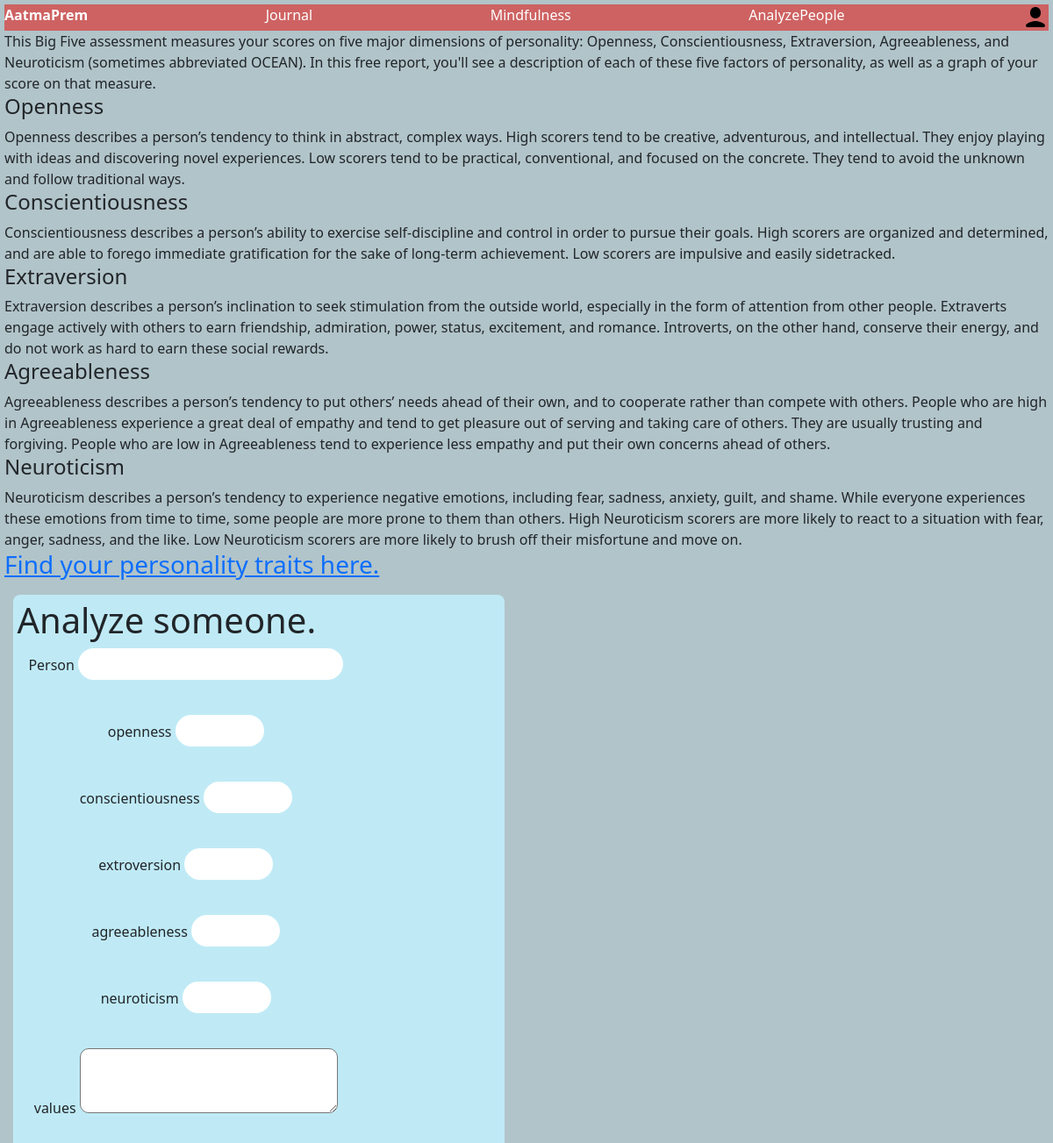
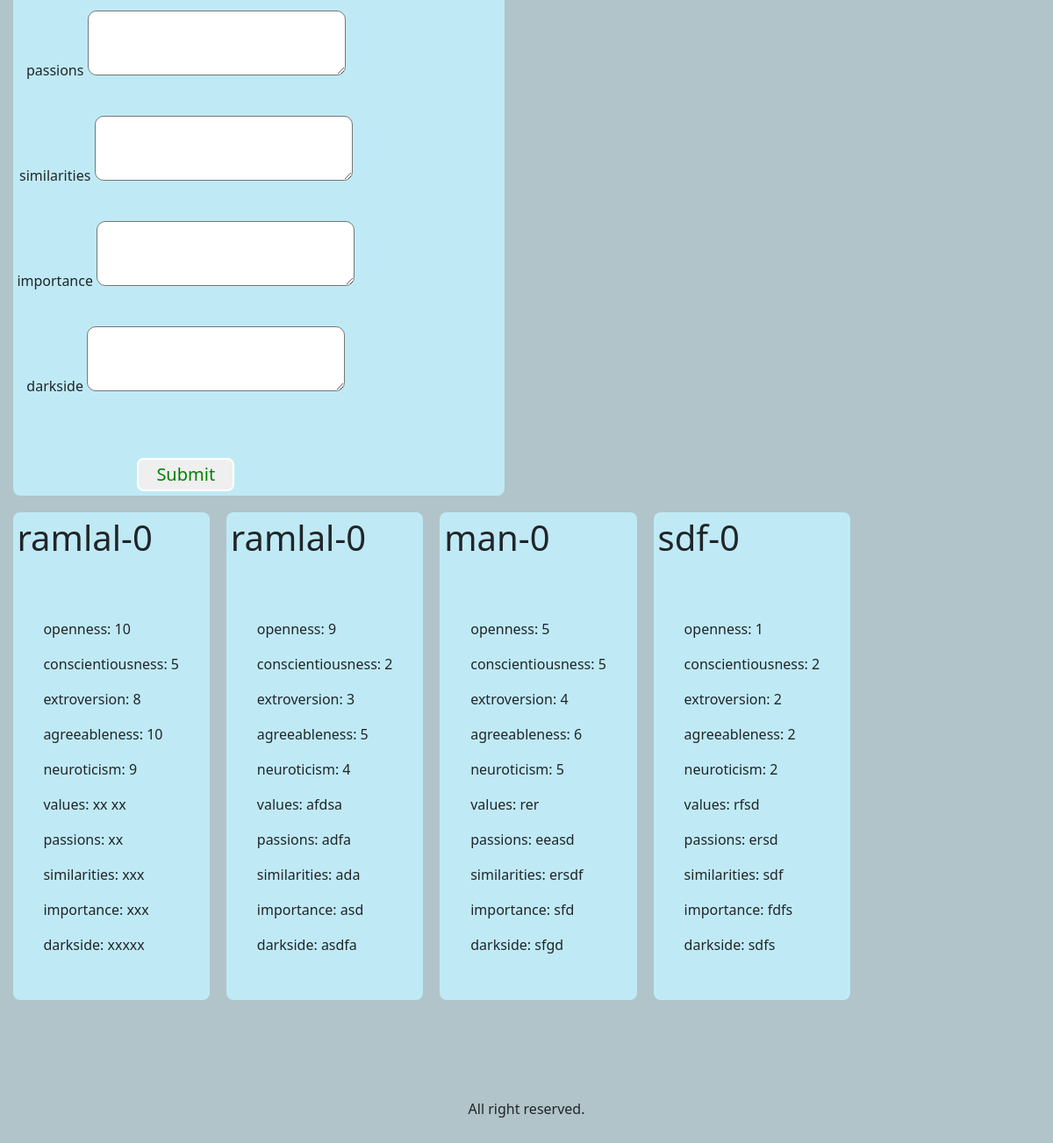
The page /analyzingPeople (signed in) on the database its author committed (2 pictures, top to bottom).
### deepdive/models.py (models this page shows, shortened)
class AnalyzingPeople(models.Model):
    user = models.ForeignKey(User,on_delete=models.CASCADE)
    person = models.CharField(max_length=32)
    openness =models.IntegerField(default=0)
    conscientiousness =models.IntegerField(default=0)
    extroversion =models.IntegerField(default=0)
    agreeableness =models.IntegerField(default=0)
    neuroticism =models.IntegerField(default=0)
    values = models.CharField(max_length=256)
    passions = models.CharField(max_length=256)
    similarities = models.CharField(max_length=256)
    importance = models.CharField(max_length=256)
    darkside = models.CharField(max_length=256)
    score = models.IntegerField(default=0)

### deepdive/views.py (the view)
# urls.py: path('analyzingPeople',views.analyzingPeople,name='analyzingPeople'),
@login_required
def analyzingPeople(request):
    people = AnalyzingPeople.objects.filter(user=request.user).all().order_by('-score')
    return render(request,"deepdive/analyzingPeople.html",{
        "people":people,
    })

### deepdive/templates/deepdive/analyzingPeople.html (shortened to what this page needs)
{% extends 'deepdive/layout.html' %}
{% load static %}
{% block body %}
<div id="info_about_traits">
This Big Five assessment measures your scores on five major dimensions of personality: Openness, Conscientiousness, Extraversion, Agreeableness, and Neuroticism (sometimes abbreviated OCEAN). In this free report, you'll see a description of each of these five factors of personality, as well as a graph of your score on that measure.
<h4>Openness</h4>
Openness describes a person’s tendency to think in abstract, complex ways. High scorers tend to be creative, adventurous, and intellectual. They enjoy playing with ideas and discovering novel experiences. Low scorers tend to be practical, conventional, and focused on the concrete. They tend to avoid the unknown and follow traditional ways.
<h4>Conscientiousness</h4>
Conscientiousness describes a person’s ability to exercise self-discipline and control in order to pursue their goals. High scorers are organized and determined, and are able to forego immediate gratification for the sake of long-term achievement. Low scorers are impulsive and easily sidetracked.
<h4>Extraversion</h4>
Extraversion describes a person’s inclination to seek stimulation from the outside world, especially in the form of attention from other people. Extraverts engage actively with others to earn friendship, admiration, power, status, excitement, and romance. Introverts, on the other hand, conserve their energy, and do not work as hard to earn these social rewards.
<h4>Agreeableness</h4>
Agreeableness describes a person’s tendency to put others’ needs ahead of their own, and to cooperate rather than compete with others. People who are high in Agreeableness experience a great deal of empathy and tend to get pleasure out of serving and taking care of others. They are usually trusting and forgiving. People who are low in Agreeableness tend to experience less empathy and put their own concerns ahead of others.
<h4>Neuroticism</h4>
Neuroticism describes a person’s tendency to experience negative emotions, including fear, sadness, anxiety, guilt, and shame. While everyone experiences these emotions from time to time, some people are more prone to them than others. High Neuroticism scorers are more likely to react to a situation with fear, anger, sadness, and the like. Low Neuroticism scorers are more likely to brush off their misfortune and move on.
<h3><a href="https://www.truity.com/test/big-five-personality-test" target="_blank">Find your personality traits here.</a></h3>
</div>
<div class="box">
    <div class="textBox postForm">
        <h1>Analyze someone.</h1>
        <form action="{% url 'add_analysis' %}" method="post">
            <p>Person <input type="text" name="person" required ></p><br>
            <p>openness <input type="number" min="0" max="10" name="openness" required></p><br>
            <p>conscientiousness <input type="number" min="0" max="10" name="conscientiousness" required></p><br>
            <p>extroversion <input type="number" min="0" max="10" name="extroversion" required></p><br>
            <p>agreeableness <input type="number" min="0" max="10" name="agreeableness" required></p><br>
            <p>neuroticism <input type="number" min="0" max="10" name="neuroticism" required></p><br>
            <p>values <textarea name="values" cols="30" rows="3" required maxlength="256"></textarea></p><br>
            <p>passions <textarea name="passions" cols="30" rows="3" required maxlength="256"></textarea></p><br>
            <p>similarities <textarea name="similarities" cols="30" rows="3" required maxlength="256"></textarea></p><br>
            <p>importance <textarea name="importance" cols="30" rows="3" required maxlength="256"></textarea></p><br>
            <p>darkside <textarea name="darkside" cols="30" rows="3" required maxlength="256"></textarea></p><br>
            <input type="submit" class="button">
        </form>
    </div>
    <div class="posts">
        {% for person in people %}
        <div class="textBox">
            <h1>{{person.person}}-{{person.score}}</h1>
            <div class="box2">
                <p>openness: {{person.openness}}</p>
                <p>conscientiousness: {{person.conscientiousness}}</p>
                <p>extroversion: {{person.extroversion}}</p>
                <p>agreeableness: {{person.agreeableness}}</p>
                <p>neuroticism: {{person.neuroticism}}</p>
                <p>values: {{person.values}}</p>
                <p>passions: {{person.passions}}</p>
                <p>similarities: {{person.similarities}}</p>
                <p>importance: {{person.importance}}</p>
                <p>darkside: {{person.darkside}}</p>
            </div>
        </div>
        {% endfor %}
    </div>
</div>
{% endblock %}

### deepdive/static/deepdive/style.css (style rules this page uses)
* { padding: 0px; margin: 0px; }
body { background-color:#b1c4c9; padding: 5px; width: 100%; }
.box { display: flex; width: fit-content; justify-content: flex-start; overflow: hidden; flex-wrap: wrap; width: 100%; }
.textBox { margin: .6rem; padding: .3rem; border-radius: .5rem; display: flex; flex-wrap: wrap; flex-direction: column; align-items: flex-start; cursor: pointer; transition: all .4s ease-in-out; background-color:#bfeaf5; }
.box2 { margin-top: 30px; padding: 30px; }
form { text-align: center; align-items: center; }
form input { font-size: 20px; border-radius: 20px; border: solid 3px white; }
.button { color: green; border: solid 2px white; font-size: 20px; border-radius: 8px; margin-top: 30px; padding: 2px 20px; }
textarea { border-radius: 10px; }
.postForm { width: 100%; max-width: 35rem; justify-self: center; }
.posts { display: flex;flex-wrap: wrap; }

### rows shown on the page
AnalyzingPeople: person "ramlal", score "0", openness "10", conscientiousness "5", extroversion "8", agreeableness "10", neuroticism "9", values "xx xx", passions "xx", similarities "xxx", importance "xxx", darkside "xxxxx"
AnalyzingPeople: person "ramlal", score "0", openness "9", conscientiousness "2", extroversion "3", agreeableness "5", neuroticism "4", values "afdsa", passions "adfa", similarities "ada", importance "asd", darkside "asdfa"
AnalyzingPeople: person "man", score "0", openness "5", conscientiousness "5", extroversion "4", agreeableness "6", neuroticism "5", values "rer", passions "eeasd", similarities "ersdf", importance "sfd", darkside "sfgd"
AnalyzingPeople: person "sdf", score "0", openness "1", conscientiousness "2", extroversion "2", agreeableness "2", neuroticism "2", values "rfsd", passions "ersd", similarities "sdf", importance "fdfs", darkside "sdfs"
